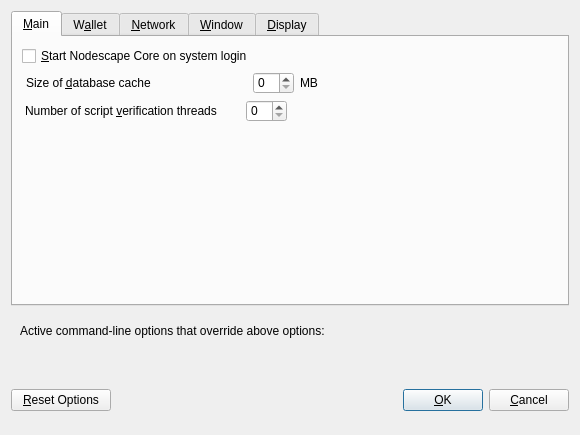
<?xml version="1.0" encoding="UTF-8"?>
<ui version="4.0">
 <class>OptionsDialog</class>
 <widget class="QDialog" name="OptionsDialog">
  <property name="geometry">
   <rect>
    <x>0</x>
    <y>0</y>
    <width>580</width>
    <height>411</height>
   </rect>
  </property>
  <property name="minimumSize">
   <size>
    <width>580</width>
    <height>0</height>
   </size>
  </property>
  <property name="windowTitle">
   <string>Options</string>
  </property>
  <property name="styleSheet">
   <string notr="true"/>
  </property>
  <property name="modal">
   <bool>true</bool>
  </property>
  <layout class="QVBoxLayout" name="verticalLayout">
   <item>
    <widget class="QTabWidget" name="tabWidget">
     <property name="styleSheet">
      <string notr="true"/>
     </property>
     <property name="currentIndex">
      <number>0</number>
     </property>
     <widget class="QWidget" name="tabMain">
      <attribute name="title">
       <string>&amp;Main</string>
      </attribute>
      <layout class="QVBoxLayout" name="verticalLayout_Main">
       <item>
        <widget class="QCheckBox" name="bitcoinAtStartup">
         <property name="toolTip">
          <string>Automatically start Nodescape Core after logging in to the system.</string>
         </property>
         <property name="text">
          <string>&amp;Start Nodescape Core on system login</string>
         </property>
        </widget>
       </item>
       <item>
        <layout class="QHBoxLayout" name="horizontalLayout_2_Main">
         <item>
          <widget class="QLabel" name="databaseCacheLabel">
           <property name="styleSheet">
            <string notr="true">margin-left:1px;</string>
           </property>
           <property name="text">
            <string>Size of &amp;database cache</string>
           </property>
           <property name="textFormat">
            <enum>Qt::PlainText</enum>
           </property>
           <property name="buddy">
            <cstring>databaseCache</cstring>
           </property>
          </widget>
         </item>
         <item>
          <widget class="QSpinBox" name="databaseCache">
           <property name="styleSheet">
            <string notr="true">margin-left:93px;</string>
           </property>
          </widget>
         </item>
         <item>
          <widget class="QLabel" name="databaseCacheUnitLabel">
           <property name="text">
            <string>MB</string>
           </property>
           <property name="textFormat">
            <enum>Qt::PlainText</enum>
           </property>
          </widget>
         </item>
         <item>
          <spacer name="horizontalSpacer_2_Main">
           <property name="orientation">
            <enum>Qt::Horizontal</enum>
           </property>
           <property name="sizeHint" stdset="0">
            <size>
             <width>40</width>
             <height>20</height>
            </size>
           </property>
          </spacer>
         </item>
        </layout>
       </item>
       <item>
        <layout class="QHBoxLayout" name="horizontalLayout_3_Main">
         <item>
          <widget class="QLabel" name="threadsScriptVerifLabel">
           <property name="styleSheet">
            <string notr="true">margin-right:10px;</string>
           </property>
           <property name="text">
            <string>Number of script &amp;verification threads</string>
           </property>
           <property name="textFormat">
            <enum>Qt::PlainText</enum>
           </property>
           <property name="buddy">
            <cstring>threadsScriptVerif</cstring>
           </property>
          </widget>
         </item>
         <item>
          <widget class="QSpinBox" name="threadsScriptVerif">
           <property name="toolTip">
            <string>(0 = auto, &lt;0 = leave that many cores free)</string>
           </property>
           <property name="styleSheet">
            <string notr="true">margin-left: 10px;</string>
           </property>
          </widget>
         </item>
         <item>
          <spacer name="horizontalSpacer_3_Main">
           <property name="orientation">
            <enum>Qt::Horizontal</enum>
           </property>
           <property name="sizeHint" stdset="0">
            <size>
             <width>40</width>
             <height>20</height>
            </size>
           </property>
          </spacer>
         </item>
        </layout>
       </item>
       <item>
        <spacer name="verticalSpacer_Main">
         <property name="orientation">
          <enum>Qt::Vertical</enum>
         </property>
         <property name="sizeHint" stdset="0">
          <size>
           <width>20</width>
           <height>40</height>
          </size>
         </property>
        </spacer>
       </item>
      </layout>
     </widget>
     <widget class="QWidget" name="tabWallet">
      <attribute name="title">
       <string>W&amp;allet</string>
      </attribute>
      <layout class="QVBoxLayout" name="verticalLayout_Wallet">
       <item>
        <widget class="QGroupBox" name="groupBox">
         <property name="title">
          <string>Expert</string>
         </property>
         <layout class="QVBoxLayout" name="verticalLayout_2">
          <item>
           <widget class="QCheckBox" name="coinControlFeatures">
            <property name="toolTip">
             <string>Whether to show coin control features or not.</string>
            </property>
            <property name="text">
             <string>Enable coin &amp;control features</string>
            </property>
           </widget>
          </item>
          <item>
           <widget class="QCheckBox" name="showMasternodesTab">
            <property name="toolTip">
             <string>Show additional tab listing all your masternodes in first sub-tab&lt;br/&gt;and all masternodes on the network in second sub-tab.</string>
            </property>
            <property name="text">
             <string>Show Masternodes Tab</string>
            </property>
           </widget>
          </item>
          <item>
           <widget class="QCheckBox" name="showAdvancedPSUI">
            <property name="toolTip">
             <string>Show additional information and buttons for PrivateSend on overview screen.</string>
            </property>
            <property name="text">
             <string>Enable advanced PrivateSend interface</string>
            </property>
           </widget>
          </item>
          <item>
           <widget class="QCheckBox" name="lowKeysWarning">
            <property name="toolTip">
             <string>Show warning dialog when PrivateSend detects that wallet has very low number of keys left.</string>
            </property>
            <property name="text">
             <string>Warn if PrivateSend is running out of keys</string>
            </property>
           </widget>
          </item>
          <item>
           <widget class="QCheckBox" name="privateSendMultiSession">
            <property name="toolTip">
             <string>Whether to use experimental PrivateSend mode with multiple mixing sessions per block.&lt;br/&gt;Note: You must use this feature carefully.&lt;br/&gt;Make sure you always have recent wallet (auto)backup in a safe place!</string>
            </property>
            <property name="text">
             <string>Enable PrivateSend &amp;multi-session</string>
            </property>
           </widget>
          </item>
          <item>
           <widget class="QCheckBox" name="spendZeroConfChange">
            <property name="toolTip">
             <string>If you disable the spending of unconfirmed change, the change from a transaction&lt;br/&gt;cannot be used until that transaction has at least one confirmation.&lt;br/&gt;This also affects how your balance is computed.</string>
            </property>
            <property name="text">
             <string>&amp;Spend unconfirmed change</string>
            </property>
           </widget>
          </item>
         </layout>
        </widget>
       </item>
       <item>
        <layout class="QHBoxLayout" name="horizontalLayout_4_Wallet">
         <item>
          <widget class="QLabel" name="label">
           <property name="toolTip">
            <string>This setting determines the amount of individual masternodes that an input will be anonymized through.&lt;br/&gt;More rounds of anonymization gives a higher degree of privacy, but also costs more in fees.</string>
           </property>
           <property name="text">
            <string>PrivateSend rounds to use</string>
           </property>
          </widget>
         </item>
         <item>
          <widget class="QSpinBox" name="privateSendRounds">
           <property name="styleSheet">
            <string notr="true">margin-left:10px;</string>
           </property>
           <property name="minimum">
            <number>2</number>
           </property>
           <property name="maximum">
            <number>8</number>
           </property>
           <property name="value">
            <number>4</number>
           </property>
          </widget>
         </item>
        </layout>
       </item>
       <item>
        <layout class="QHBoxLayout" name="horizontalLayout">
         <item>
          <widget class="QLabel" name="label_2">
           <property name="toolTip">
            <string>This amount acts as a threshold to turn off PrivateSend once it's reached.</string>
           </property>
           <property name="statusTip">
            <string notr="true"/>
           </property>
           <property name="whatsThis">
            <string notr="true"/>
           </property>
           <property name="accessibleName">
            <string notr="true"/>
           </property>
           <property name="accessibleDescription">
            <string notr="true"/>
           </property>
           <property name="styleSheet">
            <string notr="true">margin-left:0px;</string>
           </property>
           <property name="text">
            <string>Amount of Nodescape to keep anonymized</string>
           </property>
          </widget>
         </item>
         <item>
          <widget class="QSpinBox" name="privateSendAmount">
           <property name="styleSheet">
            <string notr="true">margin-left:10px;</string>
           </property>
           <property name="minimum">
            <number>2</number>
           </property>
           <property name="maximum">
            <number>2000</number>
           </property>
           <property name="singleStep">
            <number>10</number>
           </property>
           <property name="value">
            <number>1000</number>
           </property>
          </widget>
         </item>
        </layout>
       </item>
       <item>
        <spacer name="verticalSpacer_Wallet">
         <property name="orientation">
          <enum>Qt::Vertical</enum>
         </property>
         <property name="sizeHint" stdset="0">
          <size>
           <width>20</width>
           <height>40</height>
          </size>
         </property>
        </spacer>
       </item>
      </layout>
     </widget>
     <widget class="QWidget" name="tabNetwork">
      <attribute name="title">
       <string>&amp;Network</string>
      </attribute>
      <layout class="QVBoxLayout" name="verticalLayout_Network">
       <item>
        <widget class="QCheckBox" name="mapPortUpnp">
         <property name="toolTip">
          <string>Automatically open the Nodescape Core client port on the router. This only works when your router supports UPnP and it is enabled.</string>
         </property>
         <property name="text">
          <string>Map port using &amp;UPnP</string>
         </property>
        </widget>
       </item>
       <item>
        <widget class="QCheckBox" name="allowIncoming">
         <property name="toolTip">
          <string>Accept connections from outside</string>
         </property>
         <property name="text">
          <string>Allow incoming connections</string>
         </property>
        </widget>
       </item>
       <item>
        <widget class="QCheckBox" name="connectSocks">
         <property name="toolTip">
          <string>Connect to the Nodescape network through a SOCKS5 proxy.</string>
         </property>
         <property name="text">
          <string>&amp;Connect through SOCKS5 proxy (default proxy):</string>
         </property>
        </widget>
       </item>
       <item>
        <layout class="QHBoxLayout" name="horizontalLayout_1_Network">
         <item>
          <widget class="QLabel" name="proxyIpLabel">
           <property name="text">
            <string>Proxy &amp;IP:</string>
           </property>
           <property name="textFormat">
            <enum>Qt::PlainText</enum>
           </property>
           <property name="buddy">
            <cstring>proxyIp</cstring>
           </property>
          </widget>
         </item>
         <item>
          <widget class="QValidatedLineEdit" name="proxyIp">
           <property name="minimumSize">
            <size>
             <width>140</width>
             <height>31</height>
            </size>
           </property>
           <property name="maximumSize">
            <size>
             <width>140</width>
             <height>16777215</height>
            </size>
           </property>
           <property name="toolTip">
            <string>IP address of the proxy (e.g. IPv4: 127.0.0.1 / IPv6: ::1)</string>
           </property>
          </widget>
         </item>
         <item>
          <widget class="QLabel" name="proxyPortLabel">
           <property name="styleSheet">
            <string notr="true">margin-left:10px;</string>
           </property>
           <property name="text">
            <string>&amp;Port:</string>
           </property>
           <property name="textFormat">
            <enum>Qt::PlainText</enum>
           </property>
           <property name="buddy">
            <cstring>proxyPort</cstring>
           </property>
          </widget>
         </item>
         <item>
          <widget class="QLineEdit" name="proxyPort">
           <property name="minimumSize">
            <size>
             <width>55</width>
             <height>31</height>
            </size>
           </property>
           <property name="maximumSize">
            <size>
             <width>55</width>
             <height>16777215</height>
            </size>
           </property>
           <property name="toolTip">
            <string>Port of the proxy (e.g. 9050)</string>
           </property>
          </widget>
         </item>
         <item>
          <spacer name="horizontalSpacer_1_Network">
           <property name="orientation">
            <enum>Qt::Horizontal</enum>
           </property>
           <property name="sizeHint" stdset="0">
            <size>
             <width>40</width>
             <height>20</height>
            </size>
           </property>
          </spacer>
         </item>
        </layout>
       </item>
       <item>
        <layout class="QHBoxLayout" name="horizontalLayout_2_Network">
         <item>
          <widget class="QLabel" name="proxyActiveNets">
           <property name="text">
            <string>Used for reaching peers via:</string>
           </property>
           <property name="textFormat">
            <enum>Qt::PlainText</enum>
           </property>
          </widget>
         </item>
         <item>
          <widget class="QCheckBox" name="proxyReachIPv4">
           <property name="enabled">
            <bool>false</bool>
           </property>
           <property name="toolTip">
            <string>Shows, if the supplied default SOCKS5 proxy is used to reach peers via this network type.</string>
           </property>
           <property name="text">
            <string/>
           </property>
          </widget>
         </item>
         <item>
          <widget class="QLabel" name="proxyReachIPv4Label">
           <property name="text">
            <string>IPv4</string>
           </property>
           <property name="textFormat">
            <enum>Qt::PlainText</enum>
           </property>
          </widget>
         </item>
         <item>
          <widget class="QCheckBox" name="proxyReachIPv6">
           <property name="enabled">
            <bool>false</bool>
           </property>
           <property name="toolTip">
            <string>Shows, if the supplied default SOCKS5 proxy is used to reach peers via this network type.</string>
           </property>
           <property name="text">
            <string/>
           </property>
          </widget>
         </item>
         <item>
          <widget class="QLabel" name="proxyReachIPv6Label">
           <property name="text">
            <string>IPv6</string>
           </property>
           <property name="textFormat">
            <enum>Qt::PlainText</enum>
           </property>
          </widget>
         </item>
         <item>
          <widget class="QCheckBox" name="proxyReachTor">
           <property name="enabled">
            <bool>false</bool>
           </property>
           <property name="toolTip">
            <string>Shows, if the supplied default SOCKS5 proxy is used to reach peers via this network type.</string>
           </property>
           <property name="text">
            <string/>
           </property>
          </widget>
         </item>
         <item>
          <widget class="QLabel" name="proxyReachTorLabel">
           <property name="text">
            <string>Tor</string>
           </property>
           <property name="textFormat">
            <enum>Qt::PlainText</enum>
           </property>
          </widget>
         </item>
         <item>
          <spacer name="horizontalSpacer_2_Network">
           <property name="orientation">
            <enum>Qt::Horizontal</enum>
           </property>
           <property name="sizeHint" stdset="0">
            <size>
             <width>40</width>
             <height>20</height>
            </size>
           </property>
          </spacer>
         </item>
        </layout>
       </item>
       <item>
        <widget class="QCheckBox" name="connectSocksTor">
         <property name="toolTip">
          <string>Connect to the Nodescape network through a separate SOCKS5 proxy for Tor hidden services.</string>
         </property>
         <property name="text">
          <string>Use separate SOCKS5 proxy to reach peers via Tor hidden services:</string>
         </property>
        </widget>
       </item>
       <item>
        <layout class="QHBoxLayout" name="horizontalLayout_3_Network">
         <item>
          <widget class="QLabel" name="proxyIpTorLabel">
           <property name="text">
            <string>Proxy &amp;IP:</string>
           </property>
           <property name="textFormat">
            <enum>Qt::PlainText</enum>
           </property>
           <property name="buddy">
            <cstring>proxyIpTor</cstring>
           </property>
          </widget>
         </item>
         <item>
          <widget class="QValidatedLineEdit" name="proxyIpTor">
           <property name="minimumSize">
            <size>
             <width>140</width>
             <height>31</height>
            </size>
           </property>
           <property name="maximumSize">
            <size>
             <width>140</width>
             <height>16777215</height>
            </size>
           </property>
           <property name="toolTip">
            <string>IP address of the proxy (e.g. IPv4: 127.0.0.1 / IPv6: ::1)</string>
           </property>
          </widget>
         </item>
         <item>
          <widget class="QLabel" name="proxyPortTorLabel">
           <property name="styleSheet">
            <string notr="true">margin-left:10px;</string>
           </property>
           <property name="text">
            <string>&amp;Port:</string>
           </property>
           <property name="textFormat">
            <enum>Qt::PlainText</enum>
           </property>
           <property name="buddy">
            <cstring>proxyPortTor</cstring>
           </property>
          </widget>
         </item>
         <item>
          <widget class="QLineEdit" name="proxyPortTor">
           <property name="minimumSize">
            <size>
             <width>55</width>
             <height>31</height>
            </size>
           </property>
           <property name="maximumSize">
            <size>
             <width>55</width>
             <height>16777215</height>
            </size>
           </property>
           <property name="toolTip">
            <string>Port of the proxy (e.g. 9050)</string>
           </property>
          </widget>
         </item>
         <item>
          <spacer name="horizontalSpacer_4_Network">
           <property name="orientation">
            <enum>Qt::Horizontal</enum>
           </property>
           <property name="sizeHint" stdset="0">
            <size>
             <width>40</width>
             <height>20</height>
            </size>
           </property>
          </spacer>
         </item>
        </layout>
       </item>
       <item>
        <spacer name="verticalSpacer_Network">
         <property name="orientation">
          <enum>Qt::Vertical</enum>
         </property>
         <property name="sizeHint" stdset="0">
          <size>
           <width>20</width>
           <height>40</height>
          </size>
         </property>
        </spacer>
       </item>
      </layout>
     </widget>
     <widget class="QWidget" name="tabWindow">
      <attribute name="title">
       <string>&amp;Window</string>
      </attribute>
      <layout class="QVBoxLayout" name="verticalLayout_Window">
       <item>
        <widget class="QCheckBox" name="hideTrayIcon">
         <property name="toolTip">
          <string>&amp;Hide the icon from the system tray.</string>
         </property>
         <property name="text">
          <string>Hide tray icon</string>
         </property>
        </widget>
       </item>
       <item>
        <widget class="QCheckBox" name="minimizeToTray">
         <property name="toolTip">
          <string>Show only a tray icon after minimizing the window.</string>
         </property>
         <property name="text">
          <string>&amp;Minimize to the tray instead of the taskbar</string>
         </property>
        </widget>
       </item>
       <item>
        <widget class="QCheckBox" name="minimizeOnClose">
         <property name="toolTip">
          <string>Minimize instead of exit the application when the window is closed. When this option is enabled, the application will be closed only after selecting Exit in the menu.</string>
         </property>
         <property name="text">
          <string>M&amp;inimize on close</string>
         </property>
        </widget>
       </item>
       <item>
        <spacer name="verticalSpacer_Window">
         <property name="orientation">
          <enum>Qt::Vertical</enum>
         </property>
         <property name="sizeHint" stdset="0">
          <size>
           <width>20</width>
           <height>40</height>
          </size>
         </property>
        </spacer>
       </item>
      </layout>
     </widget>
     <widget class="QWidget" name="tabDisplay">
      <attribute name="title">
       <string>&amp;Display</string>
      </attribute>
      <layout class="QVBoxLayout" name="verticalLayout_Display">
       <item>
        <layout class="QHBoxLayout" name="horizontalLayout_1_Display">
         <item>
          <widget class="QLabel" name="langLabel">
           <property name="text">
            <string>User Interface &amp;language:</string>
           </property>
           <property name="textFormat">
            <enum>Qt::PlainText</enum>
           </property>
           <property name="buddy">
            <cstring>lang</cstring>
           </property>
          </widget>
         </item>
         <item>
          <widget class="QValueComboBox" name="lang">
           <property name="toolTip">
            <string>The user interface language can be set here. This setting will take effect after restarting Nodescape Core.</string>
           </property>
           <property name="styleSheet">
            <string notr="true">margin-bottom:5px;</string>
           </property>
          </widget>
         </item>
        </layout>
       </item>
       <item>
        <layout class="QHBoxLayout" name="horizontalLayout_4_Display" stretch="0,0">
         <item>
          <widget class="QLabel" name="themeLabel">
           <property name="text">
            <string>User Interface Theme:</string>
           </property>
          </widget>
         </item>
         <item>
          <widget class="QValueComboBox" name="theme">
           <property name="styleSheet">
            <string notr="true">margin-bottom:5px;</string>
           </property>
          </widget>
         </item>
        </layout>
       </item>
       <item>
        <layout class="QHBoxLayout" name="horizontalLayout_2_Display">
         <item>
          <widget class="QLabel" name="unitLabel">
           <property name="text">
            <string>&amp;Unit to show amounts in:</string>
           </property>
           <property name="textFormat">
            <enum>Qt::PlainText</enum>
           </property>
           <property name="buddy">
            <cstring>unit</cstring>
           </property>
          </widget>
         </item>
         <item>
          <widget class="QValueComboBox" name="unit">
           <property name="toolTip">
            <string>Choose the default subdivision unit to show in the interface and when sending coins.</string>
           </property>
           <property name="styleSheet">
            <string notr="true">margin-bottom:5px;</string>
           </property>
          </widget>
         </item>
        </layout>
       </item>
       <item>
        <layout class="QHBoxLayout" name="horizontalLayout_5_Display">
         <item>
          <widget class="QLabel" name="digitsLabel">
           <property name="text">
            <string>Decimal digits</string>
           </property>
          </widget>
         </item>
         <item>
          <widget class="QValueComboBox" name="digits">
           <property name="styleSheet">
            <string notr="true">margin-bottom:5px;</string>
           </property>
          </widget>
         </item>
        </layout>
       </item>
       <item>
        <spacer name="verticalSpacer_2">
         <property name="orientation">
          <enum>Qt::Vertical</enum>
         </property>
         <property name="sizeHint" stdset="0">
          <size>
           <width>20</width>
           <height>40</height>
          </size>
         </property>
        </spacer>
       </item>
       <item>
        <layout class="QHBoxLayout" name="horizontalLayout_3_Display">
         <item>
          <widget class="QLabel" name="thirdPartyTxUrlsLabel">
           <property name="toolTip">
            <string>Third party URLs (e.g. a block explorer) that appear in the transactions tab as context menu items.&lt;br/&gt;%s in the URL is replaced by transaction hash. Multiple URLs are separated by vertical bar |.</string>
           </property>
           <property name="text">
            <string>Third party transaction URLs</string>
           </property>
           <property name="buddy">
            <cstring>thirdPartyTxUrls</cstring>
           </property>
          </widget>
         </item>
         <item>
          <widget class="QLineEdit" name="thirdPartyTxUrls">
           <property name="toolTip">
            <string>Third party URLs (e.g. a block explorer) that appear in the transactions tab as context menu items.&lt;br/&gt;%s in the URL is replaced by transaction hash. Multiple URLs are separated by vertical bar |.</string>
           </property>
           <property name="styleSheet">
            <string notr="true">margin-left:10px;
</string>
           </property>
          </widget>
         </item>
        </layout>
       </item>
       <item>
        <spacer name="verticalSpacer">
         <property name="orientation">
          <enum>Qt::Vertical</enum>
         </property>
         <property name="sizeHint" stdset="0">
          <size>
           <width>20</width>
           <height>40</height>
          </size>
         </property>
        </spacer>
       </item>
      </layout>
     </widget>
    </widget>
   </item>
   <item>
    <widget class="QFrame" name="frame">
     <layout class="QVBoxLayout" name="verticalLayout_Bottom">
      <item>
       <layout class="QHBoxLayout" name="horizontalLayout_Bottom">
        <item>
         <widget class="QLabel" name="overriddenByCommandLineInfoLabel">
          <property name="text">
           <string>Active command-line options that override above options:</string>
          </property>
          <property name="textFormat">
           <enum>Qt::PlainText</enum>
          </property>
         </widget>
        </item>
        <item>
         <spacer name="horizontalSpacer_Bottom">
          <property name="orientation">
           <enum>Qt::Horizontal</enum>
          </property>
          <property name="sizeHint" stdset="0">
           <size>
            <width>40</width>
            <height>20</height>
           </size>
          </property>
         </spacer>
        </item>
       </layout>
      </item>
      <item>
       <widget class="QLabel" name="overriddenByCommandLineLabel">
        <property name="text">
         <string/>
        </property>
        <property name="textFormat">
         <enum>Qt::PlainText</enum>
        </property>
        <property name="wordWrap">
         <bool>true</bool>
        </property>
       </widget>
      </item>
     </layout>
    </widget>
   </item>
   <item>
    <layout class="QHBoxLayout" name="horizontalLayout_Buttons">
     <item>
      <widget class="QPushButton" name="resetButton">
       <property name="minimumSize">
        <size>
         <width>100</width>
         <height>0</height>
        </size>
       </property>
       <property name="toolTip">
        <string>Reset all client options to default.</string>
       </property>
       <property name="text">
        <string>&amp;Reset Options</string>
       </property>
       <property name="autoDefault">
        <bool>false</bool>
       </property>
      </widget>
     </item>
     <item>
      <spacer name="horizontalSpacer_1">
       <property name="orientation">
        <enum>Qt::Horizontal</enum>
       </property>
       <property name="sizeHint" stdset="0">
        <size>
         <width>40</width>
         <height>48</height>
        </size>
       </property>
      </spacer>
     </item>
     <item>
      <widget class="QLabel" name="statusLabel">
       <property name="minimumSize">
        <size>
         <width>200</width>
         <height>0</height>
        </size>
       </property>
       <property name="font">
        <font>
         <pointsize>10</pointsize>
        </font>
       </property>
       <property name="text">
        <string/>
       </property>
       <property name="textFormat">
        <enum>Qt::PlainText</enum>
       </property>
       <property name="wordWrap">
        <bool>true</bool>
       </property>
      </widget>
     </item>
     <item>
      <spacer name="horizontalSpacer_2">
       <property name="orientation">
        <enum>Qt::Horizontal</enum>
       </property>
       <property name="sizeHint" stdset="0">
        <size>
         <width>40</width>
         <height>48</height>
        </size>
       </property>
      </spacer>
     </item>
     <item>
      <widget class="QPushButton" name="okButton">
       <property name="text">
        <string>&amp;OK</string>
       </property>
       <property name="autoDefault">
        <bool>false</bool>
       </property>
       <property name="default">
        <bool>true</bool>
       </property>
      </widget>
     </item>
     <item>
      <widget class="QPushButton" name="cancelButton">
       <property name="text">
        <string>&amp;Cancel</string>
       </property>
       <property name="autoDefault">
        <bool>false</bool>
       </property>
      </widget>
     </item>
    </layout>
   </item>
  </layout>
 </widget>
 <customwidgets>
  <customwidget>
   <class>QValidatedLineEdit</class>
   <extends>QLineEdit</extends>
   <header location="global">qvalidatedlineedit.h</header>
  </customwidget>
  <customwidget>
   <class>QValueComboBox</class>
   <extends>QComboBox</extends>
   <header location="global">qvaluecombobox.h</header>
  </customwidget>
 </customwidgets>
 <resources/>
 <connections/>
</ui>
